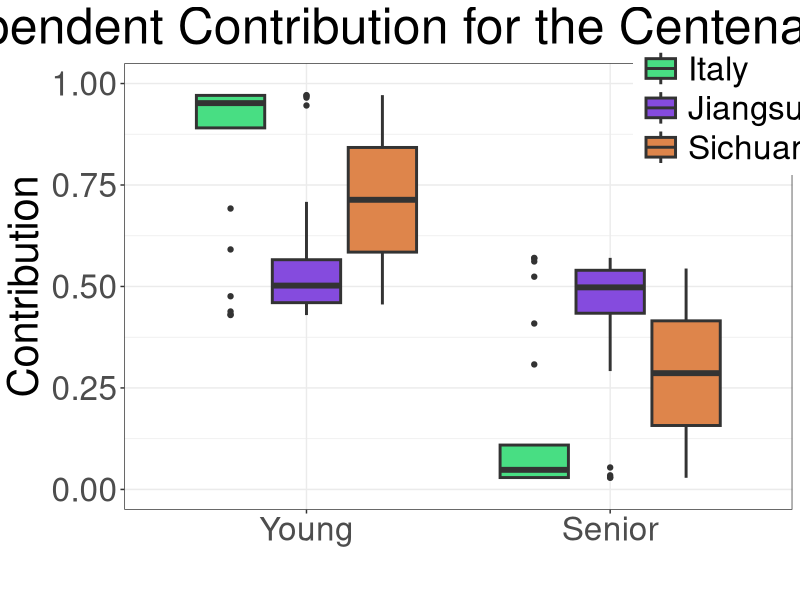
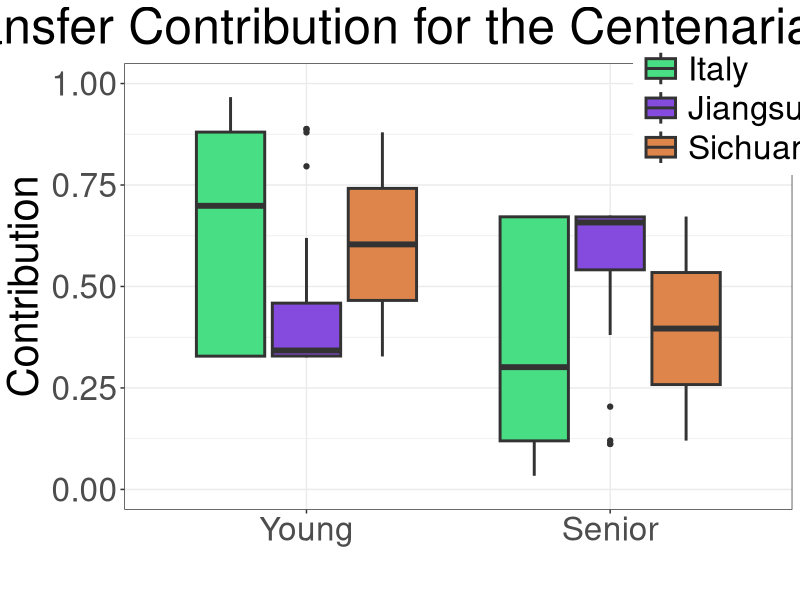

Generate these figures, in order, with R:
library(ggplot2)
library(ggpubr)
library(dplyr)
library(reshape2)

inde.Data <- read.csv('independent_result/layerMelt.csv') 
trans.Data <- read.csv('transfer_result/layerMelt.csv')
inde.Data['mode'] <- 'independent'
trans.Data['mode'] <- 'transfer'
bind.Data <- bind_rows(inde.Data, trans.Data)
# bind.Data$Env <- factor(bind.Data$Env, levels=c('Young','Middle age', 'Elder'))
bind.Data$Env <- factor(bind.Data$Env, levels=c('Young', 'Senior'))

inde.Data$Env <- factor(inde.Data$Env, levels=c('Young', 'Senior'))
inde.Data$Env <- factor(inde.Data$Env, levels=c('Young', 'Senior'))

inde.box.Plot <- ggplot(inde.Data)+
                geom_boxplot(aes(x=Env, y=Contribution, fill=Region), lwd=1)+
                ylim(c(0, 1))+
                xlim(c('Young', 'Senior'))+
                xlab('')+
                ylab('Contribution')+
                scale_fill_manual(values=c('#48de83', '#854bde', '#de854b'))+
                theme_bw()+
                labs(title='Independent Contribution for the Centenarian group')+
                theme(text=element_text(size=30),
                        plot.title=(element_text(hjust=0.5)),
                        legend.title=element_blank(),
                        legend.position=(c(0.9, 0.9)),
                        legend.key.size=unit(1, 'cm'))
ggsave('independent_box_plot_Centenarian.jpg', height=10, width=15)

trans.box.Plot <- ggplot(trans.Data)+
                geom_boxplot(aes(x=Env, y=Contribution, fill=Region), lwd=1)+
                ylim(c(0, 1))+
                xlim(c('Young', 'Senior'))+
                xlab('')+
                ylab('Contribution')+
                scale_fill_manual(values=c('#48de83', '#854bde', '#de854b'))+
                theme_bw()+
                labs(title='Transfer Contribution for the Centenarian group')+
                theme(text=element_text(size=30),
                        plot.title=(element_text(hjust=0.5)),
                        legend.title=element_blank(),
                        legend.position=(c(0.9, 0.9)),
                        legend.key.size=unit(1, 'cm'))
ggsave('transfer_box_plot_Centenarian.jpg', height=10, width=15)